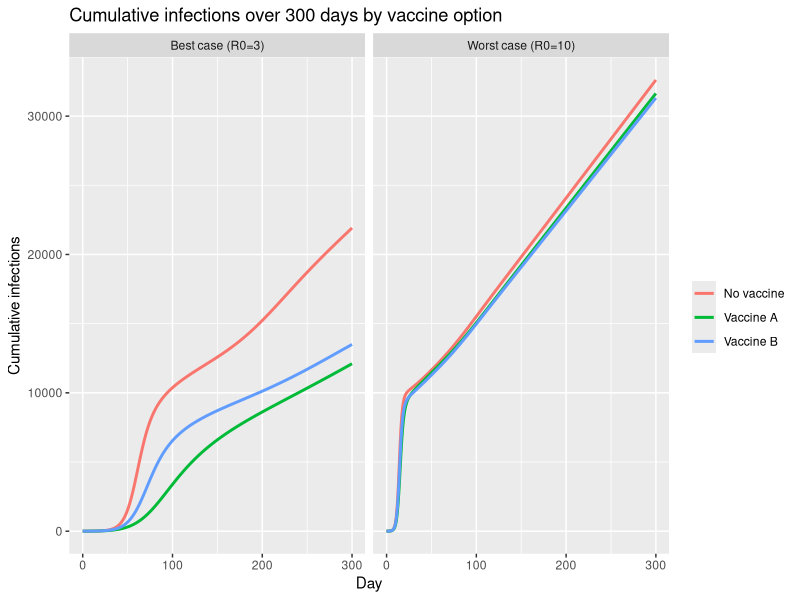
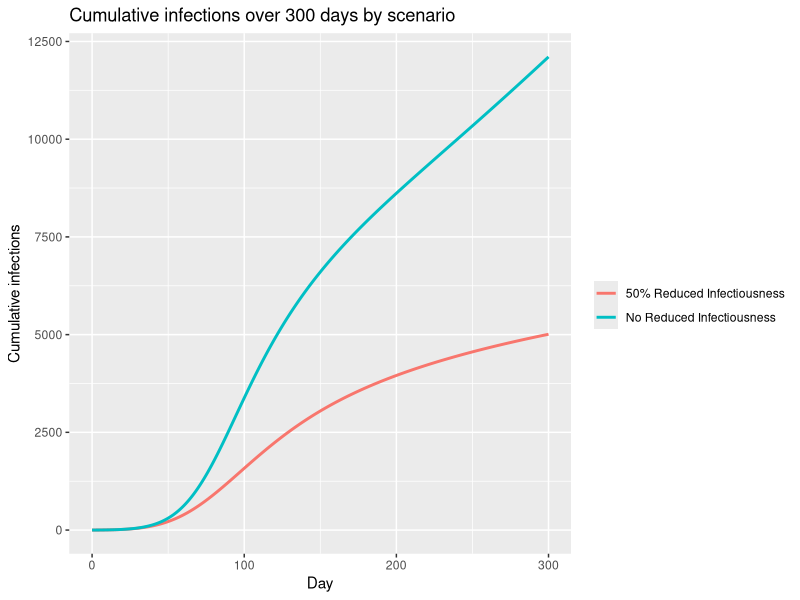

Generate these figures, in order, with R:
#Set up and load packages
library(deSolve)
library(ggplot2)
library(dplyr)

##################
# STARTING OUT   #
##################

#We need a model that includes vaccination + waning immunity for both natural and
#vaccine-induced immunity. Starting from SIRS_Vax_ip1 in SIRS_closed_vax.R, which
#models imperfect protection with no change in infectiousness for breakthrough infections
SIRS_Vax_ip1 <- function(t, state, params) {
  with(as.list(c(state, params)),{
    N = S_NotV + S_V + I + R

    #susceptible compartments - now stratified by vx status
    dS_NotV <- -beta*S_NotV*I/N - mu*S_NotV + omega_vx*S_V + omega*R
    dS_V <- -beta*S_V*I/N*(1-alpha) + mu*S_NotV - omega_vx*S_V
    #single infected compartment (vaccinated and unvaccinated infected are equally infectious)
    dI <- beta*S_NotV*I/N + beta*S_V*I/N*(1-alpha) - gamma*I
    #single recovered compartment (both natural and breakthrough recoveries flow here)
    dR <- gamma*I - omega*R

    #cumulative number of cases (both naive and breakthrough infections)
    dC <- beta*S_NotV*I/N + beta*S_V*I/N*(1-alpha)
    
    #cumulative number of vaccinations (use for costing later in the exercise)
    dV <- mu*S_NotV
    
    list(c(dS_NotV, dS_V, dI, dR, dC, dV))
  })
}

#Define parameters consistent with Parts 1 and 2
gamma <- 1/14                    #recovery rate (1/14 per day)
R0_bounds <- c(3, 10)
beta_bounds <- gamma*R0_bounds   #best- and worst-case beta (R0 = 3 and 10)
omega <- 1/(3*30.5)              #natural-infection immunity wanes after ~3 months
omega_vx <- 1/365                #vaccine-induced immunity wanes after 1 year

#Vaccine-specific parameters
N_pop <- 10000
muA <- 150/N_pop   #Vaccine A: ~150 people/day
muB <- 50/N_pop   #Vaccine B: ~50 people/day
alphaA <- 0.65    #Vaccine A: 65% effective
alphaB <- 0.90    #Vaccine B: 90% effective

#Common params (beta, mu, alpha get set per scenario below)
params <- c(gamma=gamma,
            omega=omega,
            omega_vx=omega_vx)

#Initial state - 1 infected, everyone else unvaccinated susceptible
state <- c(S_NotV = N_pop-1,
           S_V = 0,
           I = 1,
           R = 0,
           C = 0,
           V = 0)

T_end <- 300                     #300-day horizon
times <- seq(0, T_end, by = 1)

#No-vaccine baseline (mu=0, alpha=0 reduces SIRS_Vax_ip1 to a closed SIRS)
params['mu'] <- 0
params['alpha'] <- 0
params['beta'] <- beta_bounds[1]
out_novx_best <- data.frame(ode(y = state, times = times, func = SIRS_Vax_ip1, parms = params))
params['beta'] <- beta_bounds[2]
out_novx_worst <- data.frame(ode(y = state, times = times, func = SIRS_Vax_ip1, parms = params))

#Vaccine A: 65% effective, ~150/day
params['mu'] <- muA
params['alpha'] <- alphaA
params['beta'] <- beta_bounds[1]
out_vxA_best <- data.frame(ode(y = state, times = times, func = SIRS_Vax_ip1, parms = params))
params['beta'] <- beta_bounds[2]
out_vxA_worst <- data.frame(ode(y = state, times = times, func = SIRS_Vax_ip1, parms = params))

#Vaccine B: 90% effective, ~50/day
params['mu'] <- muB
params['alpha'] <- alphaB
params['beta'] <- beta_bounds[1]
out_vxB_best <- data.frame(ode(y = state, times = times, func = SIRS_Vax_ip1, parms = params))
params['beta'] <- beta_bounds[2]
out_vxB_worst <- data.frame(ode(y = state, times = times, func = SIRS_Vax_ip1, parms = params))

#################
#Question 1     #
#################
results_q1 <- data.frame(
  scenario = c("No vaccine", "Vaccine A", "Vaccine B"),
  best_case_R0_3 = c(round(out_novx_best[T_end+1, 'C']),
                     round(out_vxA_best[T_end+1, 'C']),
                     round(out_vxB_best[T_end+1, 'C'])),
  worst_case_R0_10 = c(round(out_novx_worst[T_end+1, 'C']),
                       round(out_vxA_worst[T_end+1, 'C']),
                       round(out_vxB_worst[T_end+1, 'C']))
)
print(results_q1)

#Plot cumulative infections over time to visualize the comparison
out_novx <- bind_rows(out_novx_best %>% mutate(scenario="No vaccine", case="Best case (R0=3)"),
                     out_novx_worst %>% mutate(scenario="No vaccine", case="Worst case (R0=10)"))
out_vxA <- bind_rows(out_vxA_best %>% mutate(scenario="Vaccine A", case="Best case (R0=3)"),
                     out_vxA_worst %>% mutate(scenario="Vaccine A", case="Worst case (R0=10)"))
out_vxB <- bind_rows(out_vxB_best %>% mutate(scenario="Vaccine B", case="Best case (R0=3)"),
                     out_vxB_worst %>% mutate(scenario="Vaccine B", case="Worst case (R0=10)"))
all_out <- bind_rows(out_novx, out_vxA, out_vxB)

ggplot(all_out, aes(x=time, y=C, color=scenario)) +
  geom_line(linewidth=1) +
  facet_wrap(~case) +
  labs(x="Day", y="Cumulative infections", color="") +
  ggtitle("Cumulative infections over 300 days by vaccine option")

#################
#Question 2     #
#################

#specify additional parameters: costs
#note: not needed in "params" vectors since these aren't going into the ODE solver
c_vxA <- 100    #$100/dose
c_vxB <- 30    #$30/dose
c_vx_initial <- 10000  #start-up costs (e.g., comms, training, etc.)
c_illness <- 50   #$50 per day spent sick

#specify additional parameters: QALYs
q_vxA <- 1
q_vxB <- 0.95
q_illness <- 0.75

#No vaccination: calculate costs and QALYs
out_novx_best <- out_novx_best %>% 
  mutate(N = S_NotV + S_V + I + R,
         inc_vx = 0,
         cum_costs = cumsum(c_illness*I),
         cum_qalys = cumsum(1*N - (1-q_illness)*I))

#Vaccine A: calculate costs and QALYs
out_vxA_best <- out_vxA_best %>% 
  mutate(N = S_NotV + S_V + I + R,
         inc_V = V - lag(V, 1, default=0),
         cum_costs = cumsum(c_illness*I + c_vxA*inc_V) + c_vx_initial,
         cum_qalys = cumsum(1*N - ((1-q_illness)*I + (1-q_vxA)*inc_V*3)))

#Vaccine B: calculate costs and QALYs
out_vxB_best <- out_vxB_best %>% 
  mutate(N = S_NotV + S_V + I + R,
         inc_V = V - lag(V, 1, default=0),
         cum_costs = cumsum(c_illness*I + c_vxB*inc_V) + c_vx_initial,
         cum_qalys = cumsum(1*N - ((1-q_illness)*I + (1-q_vxB)*inc_V*3)))

#Report total cost and QALYs under each policy
results_q2 <- data.frame(
  scenario = c("No vaccine", "Vaccine A", "Vaccine B"),
  costs_pc = round(c(out_novx_best[T_end+1, 'cum_costs'],
                     out_vxA_best[T_end+1, 'cum_costs'],
                     out_vxB_best[T_end+1, 'cum_costs'])/N_pop),
  qalys_pc = round(c(out_novx_best[T_end+1, 'cum_qalys'],
                     out_vxA_best[T_end+1, 'cum_qalys'],
                     out_vxB_best[T_end+1, 'cum_qalys'])/(365*N_pop), 3)
)
#calculated per capita for easier interpretation
#note we divide QALYs by 365 since QALYs are in years and our timestep is days
print(results_q2)

#################
#Question 3     #
#################

#arrange results by cost and calculate inc costs and QALYs
results_q3 <- results_q2 %>% arrange(costs_pc)
lowest_cost_strategy <- results_q3[1, "scenario"]
results_q3 <- results_q3 %>% 
  mutate(inc_costs_pc=costs_pc-lag(costs_pc, 1, default=as.numeric(NA)),
         inc_qalys_pc=qalys_pc-lag(qalys_pc, 1 ,default=as.numeric(NA)))
print(results_q3)
#we clearly don't want to do "no vaccine" - it costs the most for the least QALYs
results_q3 <- results_q3 %>% filter(scenario!="No vaccine")

#calculate ICERs
results_q3 <- results_q3 %>%
  mutate(ICER=if_else(scenario==lowest_cost_strategy, as.numeric(NA),
                      inc_costs_pc/inc_qalys_pc))
print(results_q3)

# The ICER of Vaccine A vs. Vaccine B is $7000
# We prefer Vaccine B at a WTP of $5000
# But we prefer Vaccine A at a WTP of $10,000

#################
#Question 4     #
#################

#we need to update our model function to allow for lower infectiousness of breakthrough infections
SIRS_Vax_ip2<-function(t, state, params) {
  with(as.list(c(state, params)),{
    N = S_NotV + S_V + I_NotV + I_V + R
    beta.2 = mbeta*beta.1 # transmission rate given vaccination
    #compartments without vaccination
    dS_NotV <- -beta.1*S_NotV*I_NotV/N - beta.2*S_NotV*I_V/N - mu*S_NotV + omega_vx*S_V + omega*R
    dI_NotV <- beta.1*S_NotV*I_NotV/N + beta.2*S_NotV*I_V/N - gamma*I_NotV
    #compartments with vaccination
    dS_V <- -beta.1*S_V*I_NotV/N*(1-alpha) - beta.2*S_V*I_V/N*(1-alpha) + mu*S_NotV - omega_vx*S_V
    dI_V <- beta.1*S_V*I_NotV/N*(1-alpha) + beta.2*S_V*I_V/N*(1-alpha) - gamma*I_V
    #single recovered compartment (both natural and breakthrough recoveries flow here)
    dR <- gamma*I_NotV + gamma*I_V - omega*R
    
    #cumulative number of cases
    dC <- beta.1*S_NotV*I_NotV/N + beta.1*S_V*I_NotV/N*(1-alpha) + beta.2*S_NotV*I_V/N + beta.2*S_V*I_V/N*(1-alpha)
    
    #cumulative numbers vaccinated
    dV <- mu*S_NotV
    
    # return the rates of change as a list
    list(c(dS_NotV,dS_V,dI_NotV,dI_V, dR, dC, dV))
  })
}

#update population starting distribution
state <- c(S_NotV = N_pop-1,
           S_V = 0,
           I_NotV = 1,
           I_V = 0,
           R = 0,
           C = 0,
           V = 0)

#add mbeta to params
params <- c(params, 
            "mbeta" = 0.5)

#rerun vaccine A best case scenario
params['mu'] <- muA
params['alpha'] <- alphaA
params['beta.1'] <- beta_bounds[1]
out_vxA_best_mbeta <- data.frame(ode(y = state, 
                                     times = times, 
                                     func = SIRS_Vax_ip2, 
                                     parms = params))

#plot the difference
out_vxA_best_all <- bind_rows(out_vxA_best %>% mutate(label="No Reduced Infectiousness"),
                              out_vxA_best_mbeta %>% mutate(label="50% Reduced Infectiousness"))

ggplot(out_vxA_best_all, aes(x=time, y=C, color=label)) +
  geom_line(linewidth=1) +
  labs(x="Day", y="Cumulative infections", color="") +
  ggtitle("Cumulative infections over 300 days by scenario")

#redo the cost-effectiveness
out_vxA_best_mbeta <- out_vxA_best_mbeta %>% 
  mutate(N = S_NotV + S_V + I_V + I_NotV + R,
         inc_V = V - lag(V, 1, default=0),
         cum_costs = cumsum(c_illness*(I_V + I_NotV) + c_vxA*inc_V) + c_vx_initial,
         cum_qalys = cumsum(1*N - ((1-q_illness)*(I_V + I_NotV) + (1-q_vxA)*inc_V*3)))
results_q4 <- data.frame(
  scenario = c("No vaccine", "Vaccine A", "Vaccine B"),
  costs_pc = round(c(out_novx_best[T_end+1, 'cum_costs'],
                     out_vxA_best_mbeta[T_end+1, 'cum_costs'],
                     out_vxB_best[T_end+1, 'cum_costs'])/N_pop),
  qalys_pc = round(c(out_novx_best[T_end+1, 'cum_qalys'],
                     out_vxA_best_mbeta[T_end+1, 'cum_qalys'],
                     out_vxB_best[T_end+1, 'cum_qalys'])/(365*N_pop), 3)
)
print(results_q4)

#now vaccine A is cost-saving and preferred across all WTP thresholds
#no need to calculate ICERs
